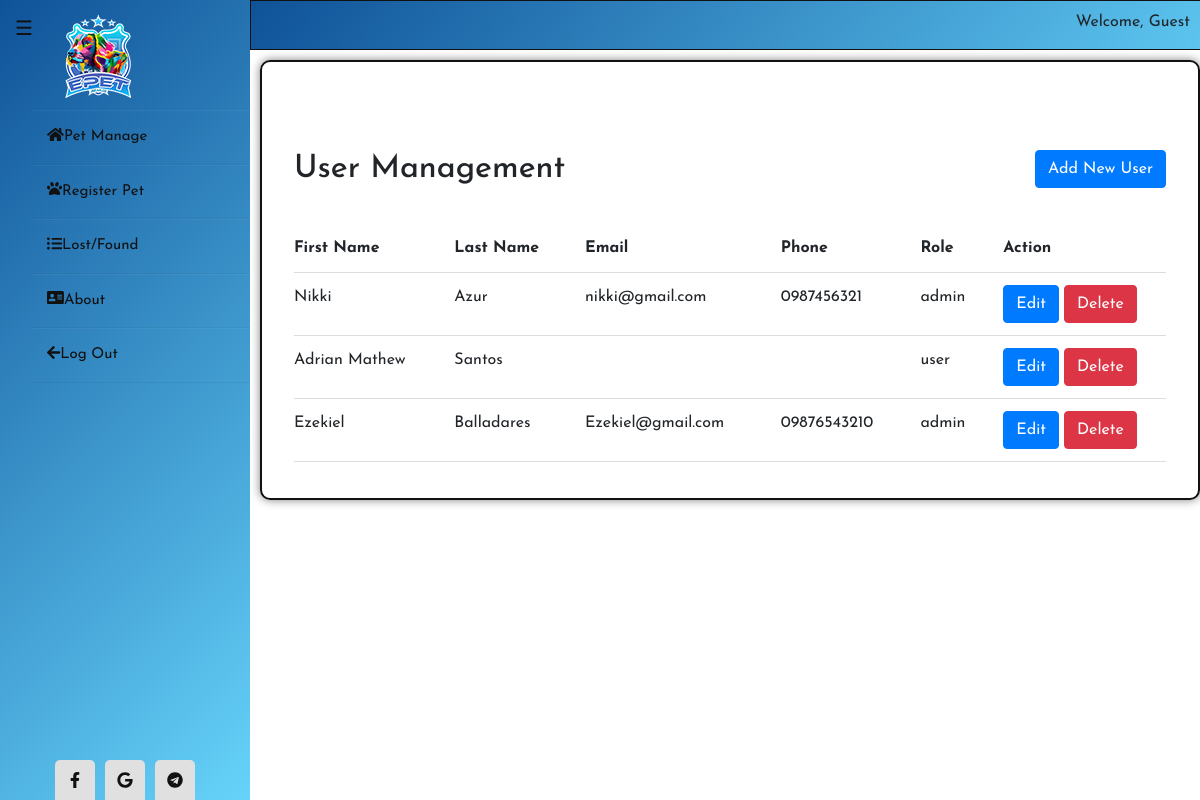
Screenshot of /epet02/user_management.php with the database file from the repository.
### tables this page shows
CREATE TABLE `users` (
  `id` int(11) NOT NULL,
  `first_name` varchar(255) NOT NULL,
  `middle_name` varchar(255) NOT NULL,
  `last_name` varchar(255) NOT NULL,
  `age` varchar(100) NOT NULL,
  `gender` varchar(255) NOT NULL,
  `u_status` varchar(255) NOT NULL,
  `email` varchar(255) NOT NULL,
  `phone` varchar(11) NOT NULL,
  `username` varchar(255) NOT NULL,
  `password` varchar(12) NOT NULL,
  `usertype` enum('admin','user','','') NOT NULL,
  `hno` varchar(255) NOT NULL,
  `st` varchar(255) NOT NULL,
  `brgy` varchar(255) NOT NULL
);

### epet02/user_management.php (the view, shortened to what this page needs)
<?php
include 'db.php';
include 'includes/header.php';
include 'includes/sidebar1.php';
$query = "SELECT * FROM users";
$result = mysqli_query($conn, $query);
?>
<!DOCTYPE html>
<html lang="en">
<head>
    <link href="https://cdn.jsdelivr.net/npm/bootstrap@5.3.0-alpha1/dist/css/bootstrap.min.css" rel="stylesheet">
</head>
<body>
<div class="content">
<div class="container mt-5">
    <div class="d-flex justify-content-between align-items-center mb-3">
        <h2>User Management</h2><br>
        <a href="register.php" class="btn btn-primary">Add New User</a>
    </div>
    <table class="table">
        <thead>
            <tr>
                <th>First Name</th>
                <th>Last Name</th>
                <th>Email</th>
                <th>Phone</th>
                <th>Role</th>
                <th>Action</th>
            </tr>
        </thead>
        <tbody>
            <?php while ($row = mysqli_fetch_assoc($result)) { ?>
                <tr>
                    <td><?php echo $row['first_name']; ?></td>
                    <td><?php echo $row['last_name']; ?></td>
                    <td><?php echo $row['email']; ?></td>
                    <td><?php echo $row['phone']; ?></td>
                    <td><?php echo $row['usertype']; ?></td>
                    <td>
                        <a href="edit_user.php?id=<?php echo $row['id']; ?>" class="btn btn-primary">Edit</a>
                        <a href="delete_user.php?id=<?php echo $row['id']; ?>" class="btn btn-danger">Delete</a>
                    </td>
                </tr>
            <?php } ?>
        </tbody>
    </table>
</div>
</div>
</body>
</html>

### epet02/includes/sidebar1.php (style rules this page uses)
* { margin: 0; padding: 0; box-sizing: border-box; list-style: none; text-decoration: none; font-family: 'Josefin Sans', sans-serif; }
body { background-color: #f3f5f9; }

### epet02/user_management.php (style rules this page uses)
.content { position: static; margin-top: 60px; margin-left: 260px; margin-bottom: 50px; width: 1150px; height: 900x; border: 2px solid #111; border-radius:10px; box-shadow: 0 0 10px rgba(0, 0, 0, 0.5); padding: 20px; }
.container { margin-top: 2rem; }
h2 { margin-bottom: 20px; margin-top: 20px; }
.table { width: 100%; border-collapse: collapse; }
.table th, .table td { padding: 0.75rem; text-align: left; border-bottom: 1px solid #ddd; }
.table th:first-child, .table td:first-child { padding-left: 0; }
.table th:last-child, .table td:last-child { padding-right: 0; }
.btn { display: inline-block; padding: 0.375rem 0.75rem; font-size: 1rem; line-height: 1.5; border-radius: 0.25rem; transition: color 0.15s ease-in-out, background-color 0.15s ease-in-out, border-color 0.15s ease-in-out, box-shadow 0.15s ease-in-out; }
.btn-primary { color: #fff; background-color: #007bff; border-color: #007bff; }
.btn-danger { color: #fff; background-color: #dc3545; border-color: #dc3545; }

### rows the page displays
users: first_name "Nikki", last_name "Azur", email "nikki@gmail.com", phone "0987456321", usertype "admin"
users: first_name "Adrian Mathew", last_name "Santos", usertype "user"
users: first_name "Ezekiel", last_name "Balladares", email "Ezekiel@gmail.com", phone "09876543210", usertype "admin"
